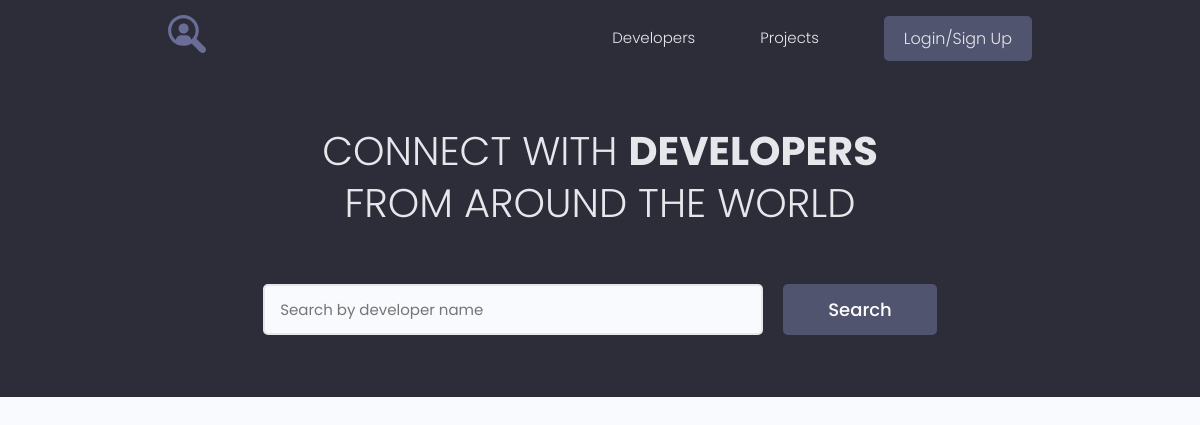
/, run on an earlier commit of the app's database.
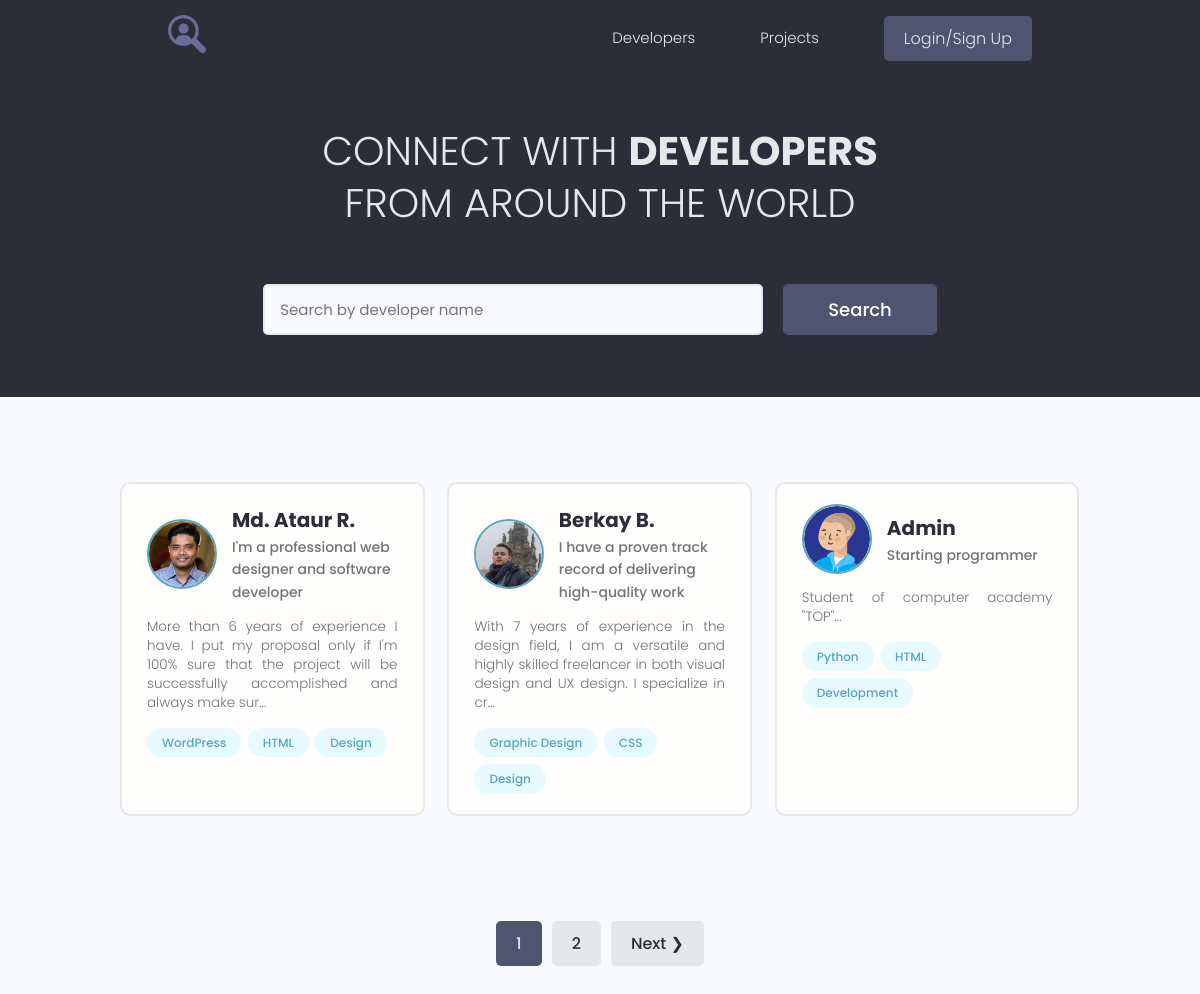
And on a later commit of the database.
### users/models.py (models this page shows, shortened)
class Profile(models.Model):
    user = models.OneToOneField(User, on_delete=models.CASCADE, blank=True)
    name = models.CharField(max_length=200, blank=True)
    email = models.EmailField(max_length=200, blank=True)
    username = models.CharField(max_length=200, blank=True)
    short_intro = models.CharField(max_length=200, blank=True)
    bio = models.TextField(blank=True)
    profile_image = models.ImageField(default="profiles/user-default.png", upload_to="profiles/")
    social_github = models.CharField(max_length=200, blank=True)
    social_youtube = models.CharField(max_length=200, blank=True)
    social_website = models.CharField(max_length=200, blank=True)
    created = models.DateTimeField(auto_now_add=True)

class Skill(models.Model):
    owner = models.ForeignKey(Profile, on_delete=models.CASCADE, blank=True)
    name = models.CharField(max_length=200, blank=True)
    description = models.TextField(blank=True)
    created = models.DateTimeField(auto_now_add=True)
    def __str__(self):
        return self.name

### users/views.py (the view)
# urls.py: path('', views.profiles, name="profiles"),
def profiles(request):
    prof, search_query = search_profiles(request)
    custom_range, prof = paginate_profiles(request, prof, 3)
    context = {
        "profiles": prof,
        "search_query": search_query,
        "custom_range": custom_range
    }
    return render(request, 'users/index.html', context)

### users/utils.py (called while the page is built)
def paginate_profiles(request, pr, results):
    page = request.GET.get('page')
    paginator = Paginator(pr, results)
    try:
        pr = paginator.page(page)
    except PageNotAnInteger:
        page = 1
        pr = paginator.page(page)
    except EmptyPage:
        page = paginator.num_pages
        pr = paginator.page(page)
    right_index = int(page) + 5
    if right_index > paginator.num_pages:
        right_index = paginator.num_pages + 1
    left_index = int(page) - 4
    if left_index < 1:
        left_index = 1
    custom_range = range(left_index, right_index)
    return custom_range, pr

def search_profiles(request):
    search_query = ""
    if request.GET.get("search_query"):
        search_query = request.GET.get("search_query")
    skills = Skill.objects.filter(name__icontains=search_query)  # iexact - точное регистронезависимое совпадение
    prof = Profile.objects.distinct().filter(
        Q(name__icontains=search_query) |
        Q(short_intro__icontains=search_query) |
        Q(bio__icontains=search_query) |
        Q(skill__in=skills)
    )
    return prof, search_query

### users/templates/users/index.html (shortened to what this page needs)
{% extends 'projects/base.html' %}
{% block content %}
<main class="home">
    <section class="hero-section text-center">
        <div class="container container--narrow">
            <div class="hero-section__box">
                <h2>CONNECT WITH <span>DEVELOPERS</span></h2>
                <h2>FROM AROUND THE WORLD</h2>
            </div>
            <div class="hero-section__search">
                <form id="search" class="form" action="{% url 'profiles' %}" method="get">
                    <div class="form__field">
                        <input class="input input--text" id="formInput#search" type="text" name="search_query"
                               value="{{ search_query }}"
                               placeholder="Search by developer name"/>
                    </div>
                    <input class="btn btn--sub btn--lg" type="submit" value="Search"/>
                </form>
            </div>
        </div>
    </section>
    <section class="devlist">
        <div class="container">
            <div class="grid grid--three">
                {% for profile in profiles %}
                <div class="column card">
                    <div class="dev">
                        <a href="{% url 'user_profile' profile.id %}" class="card__body">
                            <div class="dev__profile">
                                <img class="avatar avatar--md" src="{{ profile.profile_image.url }}" alt="image"/>
                                <div class="dev__meta">
                                    <h3>{{ profile.name }}</h3>
                                    <h5>{{ profile.short_intro|slice:"60" }}</h5>
                                </div>
                            </div>
                            <p class="dev__info">
                                {{ profile.bio|slice:"150" }}...
                            </p>
                            <div class="dev__skills">
                                {% for skill in profile.skill_set.all|slice:"3" %}
                                <span class="tag tag--pill tag--main">
                    <small>{{ skill }}</small>
                  </span>
                                {% endfor %}
                            </div>
                        </a>
                    </div>
                </div>
                {% endfor %}
            </div>
        </div>
    </section>
    {% include 'projects/pagination.html' with queryset=profiles %}
</main>
{% endblock %}

What changed in the data, as far as the page shows it:
added Profile: profile_image (picture), name "Md. Ataur R.", short_intro "I'm a professional web designer and software developer", bio "More than 6 years of experience I have. I put my proposal only if I'm 100% sure that the project will be successfully accomplished and always make sur"
added Skill: name "WordPress", shown under "Md. Ataur R."
added Skill: name "HTML", shown under "Md. Ataur R."
added Skill: name "Design", shown under "Md. Ataur R."
added Profile: profile_image (picture), name "Berkay B.", short_intro "I have a proven track record of delivering high-quality work", bio "With 7 years of experience in the design field, I am a versatile and highly skilled freelancer in both visual design and UX design. I specialize in cr"
added Skill: name "Graphic Design", shown under "Berkay B."
added Skill: name "CSS", shown under "Berkay B."
added Skill: name "Design", shown under "Berkay B."
added Profile: profile_image (picture), name "Admin", short_intro "Starting programmer", bio "Student of computer academy \"TOP\""
added Skill: name "Python", shown under "Admin"
added Skill: name "HTML", shown under "Admin"
added Skill: name "Development", shown under "Admin"
Also different on the page:
new list line: "1"
new list line: "2"
text now shown: "Next ❯"
